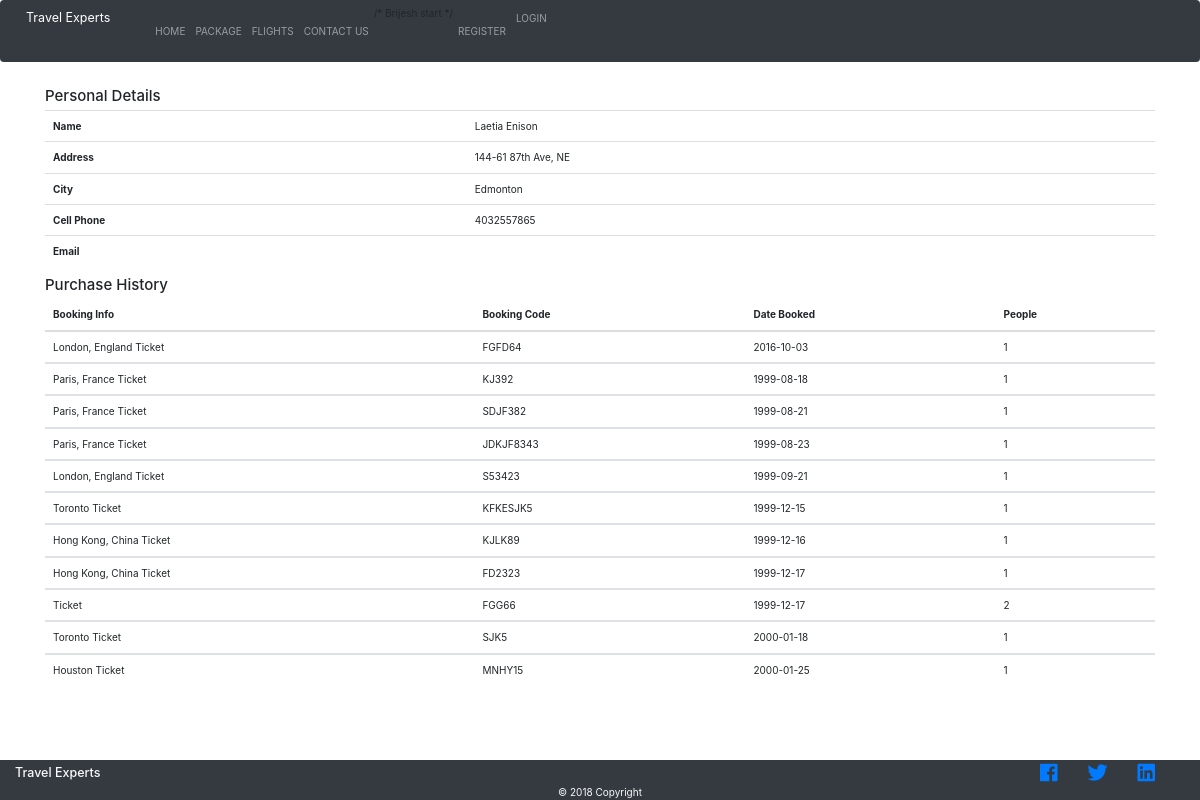
The page /AccountInfo.php (signed in) on the database its author committed.
### tables this page shows
CREATE TABLE `bookings` (
  `BookingId` int(11) NOT NULL,
  `BookingDate` datetime DEFAULT NULL,
  `BookingNo` varchar(50) DEFAULT NULL,
  `TravelerCount` double DEFAULT NULL,
  `CustomerId` int(11) DEFAULT NULL,
  `TripTypeId` varchar(1) DEFAULT NULL,
  `PackageId` int(11) DEFAULT NULL
);

CREATE TABLE `bookingdetails` (
  `BookingDetailId` int(11) NOT NULL,
  `ItineraryNo` double DEFAULT NULL,
  `TripStart` datetime DEFAULT NULL,
  `TripEnd` datetime DEFAULT NULL,
  `Description` text,
  `Destination` text,
  `BasePrice` decimal(19,4) DEFAULT NULL,
  `AgencyCommission` decimal(19,4) DEFAULT NULL,
  `BookingId` int(11) DEFAULT NULL,
  `RegionId` varchar(5) DEFAULT NULL,
  `ClassId` varchar(5) DEFAULT NULL,
  `FeeId` varchar(10) DEFAULT NULL,
  `ProductSupplierId` int(11) DEFAULT NULL,
  `DeparturePlnId` int(10) DEFAULT NULL,
  `ReturnPlnId` int(10) DEFAULT NULL
);

### AccountInfo.php (the view, shortened to what this page needs)
<!DOCTYPE html>
<html lang="en" dir="ltr">
	<head>
		<?php require("bootstrap.php") ?>
		<link rel="stylesheet" href="css/footer.css">
	</head>
	<body>
	<div class="content">
		<?php include("include/navbar.php") ?>
		<div class="container">
			<h4 class="mt-2"> Personal Details </h4>
				<table class="table">
					<tbody>
						<tr>
							<th scope="row">Name</th>
								<td><div class="text-capitalize"><?php echo $_SESSION['first_name'] .  " " . $_SESSION['last_name']; ?></div></td>
							</tr>
							<tr>
								<th scope="row">Address</th>
								<td><div class="text-capitalize"><?php echo $_SESSION['address']; ?></div></td>
							</tr>
							<tr>
								<th scope="row">City</th>
								<td><div class="text-capitalize"><?php echo $_SESSION['city']; ?></div></td>
							</tr>
							<tr>
								<th scope="row">Cell Phone</th>
								<td><?php echo $_SESSION['phone']; ?></td>
							</tr>
							<tr>
								<th scope="row">Email</th>
								<td><?php echo $_SESSION['email']; ?></td>
							</tr>
					</table>
   <?php
  	require "ServerSideRegister/dbconnect.php";
    $result= $mysqli->query("SELECT * FROM bookings  WHERE CustomerId='".$_SESSION['userId']."' ")  ;
			?>
			<h4>Purchase History</h4>
			<table class="table">
				<thead class="thead">
					<tr>
						<th scope="col">Booking Info</th>
						<th scope="col">Booking Code</th>
						<th scope="col">Date Booked</th>
						<th scope="col">People</th>
					</tr>
				</thead>
			<?php
    	while ($row=mysqli_fetch_array($result))
        {
          $formatDate = date_create($row['BookingDate']);
          $BookingDate= date_format($formatDate, "Y-m-d");
          $BookingNo=$row['BookingNo'];
          $BookingTravelCount=$row['TravelerCount'];
					$package=$row['PackageId'];
        if($package!=""){
        	$PackageDetail= $mysqli->query("SELECT PkgName FROM packages WHERE PackageId='".$package."' ")  ;
        	$row=mysqli_fetch_array($PackageDetail);
          	$packageName=$row['PkgName']." Package";
        }else{
        	$PackageDetail= $mysqli->query("SELECT Destination FROM bookingdetails WHERE BookingId='".$row['BookingId']."' ")  ;
        	$row=mysqli_fetch_array($PackageDetail);
          	$packageName=$row['Destination']." Ticket";
        }
            ?>
								<tbody>
									<tr>
										<td><?php echo $packageName ?></td>
										<td><?php echo $BookingNo ?></td>
										<td><?php echo $BookingDate ?></td>
										<td><?php echo $BookingTravelCount ?></td>
									</tr>
								</tbody>
						<?php
          }
					?></table>
		</div>
	</div>
		<?php include "include/footer.php" ?>
	</body>
</html>

### css/footer.css (style rules this page uses)
html, body { height: 100%; }
body { display: flex; flex-direction: column; }
.content { flex: 1 0 auto; }

### rows shown on the page
bookings: bookingdetails.Destination "London, England Ticket", BookingNo "FGFD64", BookingDate "2016-10-03", TravelerCount "1"
bookings: bookingdetails.Destination "Paris, France Ticket", BookingNo "KJ392", BookingDate "1999-08-18", TravelerCount "1"
bookings: bookingdetails.Destination "Paris, France Ticket", BookingNo "SDJF382", BookingDate "1999-08-21", TravelerCount "1"
bookings: bookingdetails.Destination "Paris, France Ticket", BookingNo "JDKJF8343", BookingDate "1999-08-23", TravelerCount "1"
bookings: bookingdetails.Destination "London, England Ticket", BookingNo "S53423", BookingDate "1999-09-21", TravelerCount "1"
bookings: bookingdetails.Destination "Toronto Ticket", BookingNo "KFKESJK5", BookingDate "1999-12-15", TravelerCount "1"
bookings: bookingdetails.Destination "Hong Kong, China Ticket", BookingNo "KJLK89", BookingDate "1999-12-16", TravelerCount "1"
bookings: bookingdetails.Destination "Hong Kong, China Ticket", BookingNo "FD2323", BookingDate "1999-12-17", TravelerCount "1"
bookings: bookingdetails.Destination "Ticket", BookingNo "FGG66", BookingDate "1999-12-17", TravelerCount "2"
bookings: bookingdetails.Destination "Toronto Ticket", BookingNo "SJK5", BookingDate "2000-01-18", TravelerCount "1"
bookings: bookingdetails.Destination "Houston Ticket", BookingNo "MNHY15", BookingDate "2000-01-25", TravelerCount "1"

### other values the page prints
$_SESSION['first_name'] "Laetia"
$_SESSION['last_name'] "Enison"
$_SESSION['address'] "144-61 87th Ave, NE"
$_SESSION['city'] "Edmonton"
$_SESSION['phone'] "4032557865"
